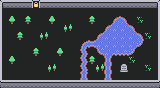

Tiled map render using the project's own tile images. Description and the whole map definition, tile-layer contents included, below:
An orthogonal 20x11 tile map with 8x8 px tiles, 3 tile layers (Background, Doors_Closed, Walls), 1 hidden layer not drawn and 2 objects (2x SpawnPoint).

<map version="1.10" tiledversion="1.12.0" orientation="orthogonal" renderorder="right-down" width="20" height="11" tilewidth="8" tileheight="8" infinite="0" nextlayerid="8" nextobjectid="3">
 <tileset firstgid="1" source="MicroDungeon.tsx" />
 <layer id="7" name="Background" width="20" height="11">
  <data encoding="csv">
0,0,0,0,0,0,0,0,0,0,0,0,0,0,0,0,0,0,0,0,
0,18,18,18,18,18,18,18,18,18,18,18,18,18,18,18,18,18,18,0,
0,18,18,18,18,18,18,18,18,18,18,18,18,18,18,18,18,70,18,0,
0,18,18,18,18,18,18,18,18,18,18,18,18,18,18,18,18,18,18,0,
0,18,18,18,18,18,18,18,18,18,18,18,18,18,18,18,18,18,70,0,
0,18,18,18,18,18,18,18,18,18,18,18,18,18,18,18,18,18,18,0,
0,18,18,18,18,18,18,18,18,18,18,18,18,18,18,18,18,18,18,0,
0,18,18,18,18,18,18,18,18,18,18,18,18,18,18,18,70,18,18,0,
0,18,18,18,18,18,18,18,18,18,18,18,18,18,18,18,18,18,70,0,
0,18,18,18,18,18,18,18,18,18,18,18,18,18,18,18,18,18,18,0,
0,0,0,0,0,0,0,0,0,0,0,0,0,0,0,0,0,0,0,0
</data>
 </layer>
 <layer id="6" name="Doors_Closed" width="20" height="11">
  <data encoding="csv">
0,0,0,0,40,0,0,0,0,0,0,0,0,0,0,0,0,0,0,0,
0,0,0,0,0,0,0,0,0,0,0,0,0,0,0,0,0,0,0,0,
0,0,0,0,0,0,0,0,0,0,0,0,0,0,0,0,0,0,0,0,
0,0,0,0,0,0,0,0,0,0,0,0,0,0,0,0,0,0,0,0,
0,0,0,0,0,0,0,0,0,0,0,0,0,0,0,0,0,0,0,0,
0,0,0,0,0,0,0,0,0,0,0,0,0,0,0,0,0,0,0,0,
0,0,0,0,0,0,0,0,0,0,0,0,0,0,0,0,0,0,0,0,
0,0,0,0,0,0,0,0,0,0,0,0,0,0,0,0,0,0,0,0,
0,0,0,0,0,0,0,0,0,0,0,0,0,0,0,0,0,0,0,0,
0,0,0,0,0,0,0,0,0,0,0,0,0,0,0,0,0,0,0,0,
0,0,0,0,0,0,0,0,0,0,0,0,0,0,0,0,0,0,0,0
</data>
 </layer>
 <layer id="5" name="Doors_Open" width="20" height="11" visible="0">
  <data encoding="csv">
0,0,0,0,38,0,0,0,0,0,0,0,0,0,0,0,0,0,0,0,
0,0,0,0,0,0,0,0,0,0,0,0,0,0,0,0,0,0,0,0,
0,0,0,0,0,0,0,0,0,0,0,0,0,0,0,0,0,0,0,0,
0,0,0,0,0,0,0,0,0,0,0,0,0,0,0,0,0,0,0,0,
0,0,0,0,0,0,0,0,0,0,0,0,0,0,0,0,0,0,0,0,
0,0,0,0,0,0,0,0,0,0,0,0,0,0,0,0,0,0,0,0,
0,0,0,0,0,0,0,0,0,0,0,0,0,0,0,0,0,0,0,0,
0,0,0,0,0,0,0,0,0,0,0,0,0,0,0,0,0,0,0,0,
0,0,0,0,0,0,0,0,0,0,0,0,0,0,0,0,0,0,0,0,
0,0,0,0,0,0,0,0,0,0,0,0,0,0,0,0,0,0,0,0,
0,0,0,0,0,0,0,0,0,0,0,0,0,0,0,0,0,0,0,0
</data>
 </layer>
 <layer id="4" name="Walls" width="20" height="11">
  <data encoding="csv">
1,2,2,2,0,2,2,2,2,2,2,2,2,2,2,2,2,2,2,4,
17,0,0,0,0,0,0,0,0,0,0,0,0,0,0,0,0,0,0,20,
17,86,0,85,0,0,86,0,0,0,0,85,0,0,124,126,0,0,0,20,
17,0,0,0,0,0,0,0,87,0,0,0,0,124,141,141,126,0,0,20,
17,0,85,0,0,87,0,0,0,0,0,0,124,141,141,141,141,126,0,20,
17,0,0,0,0,0,0,0,0,0,95,109,141,141,141,141,141,158,0,20,
17,0,0,0,85,0,0,86,0,0,96,0,156,141,157,157,158,0,0,20,
17,86,0,0,0,0,0,0,0,0,96,85,0,110,0,0,0,0,0,20,
17,0,0,0,0,0,87,0,0,0,96,0,87,110,0,122,0,0,0,20,
17,0,0,0,0,0,0,0,0,0,110,0,0,110,0,0,0,0,0,20,
33,2,2,2,2,2,2,2,2,2,2,2,2,2,2,2,2,2,2,36
</data>
 </layer>
 <objectgroup id="3" name="Spawn_Points">
  <object id="1" name="PlayerOne" type="SpawnPoint" x="20" y="76">
   <point />
  </object>
  <object id="2" name="PlayerTwo" type="SpawnPoint" x="28" y="76">
   <point />
  </object>
 </objectgroup>
</map>
